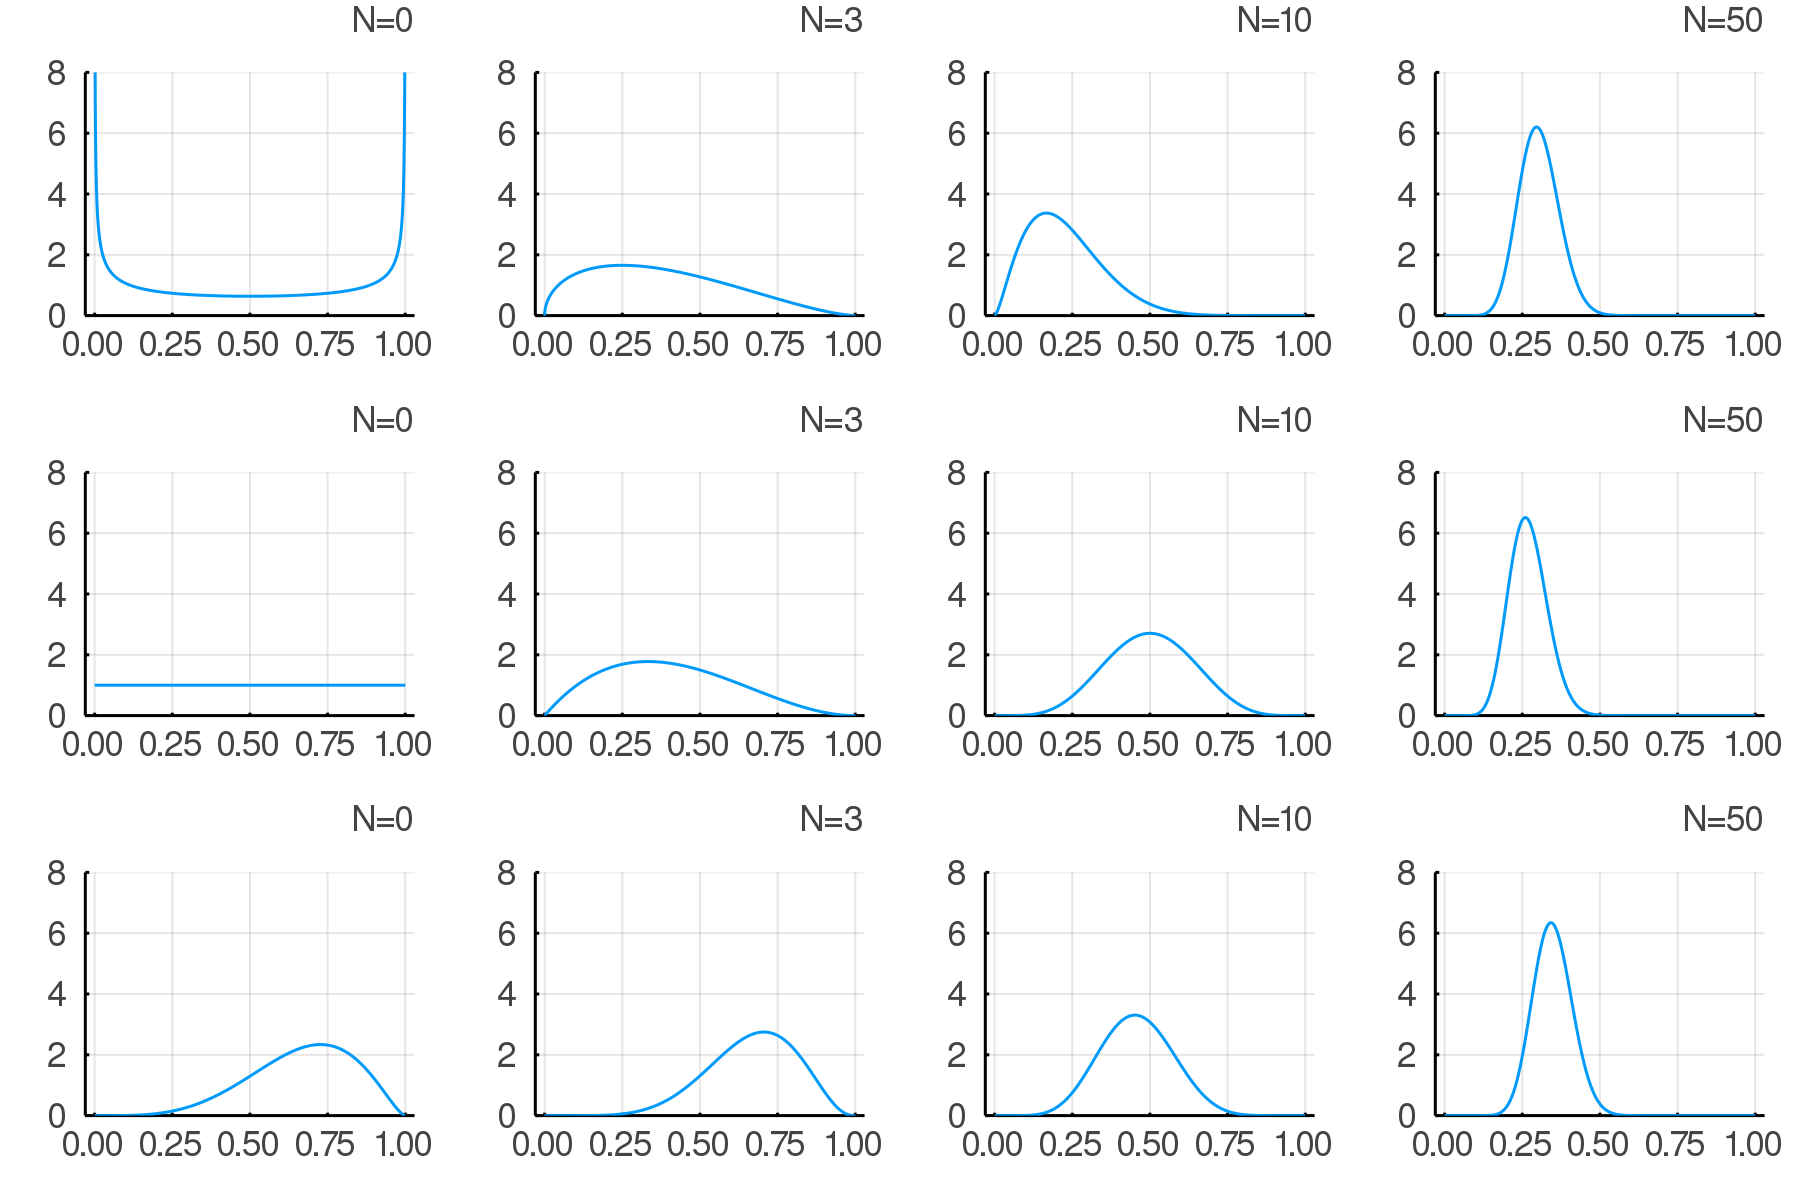

Write the Julia code that produced this figure.
using Plots
using LaTeXStrings
using SpecialFunctions 
using Distributions

ab_arr = [(0.5, 0.5), (1.0, 1.0), (5.0, 2.5)] # prior beta distribution
μ_arr = 0:0.001:1 # defining X_axis grid
N = 50 # total sampling number
plot_timing = [0,3,10,N]
μ_truth = 0.25


##################### functions ######################

function beta_distribution(μ, a, b)
  CB = gamma(a+b)/(gamma(a)*gamma(b))
  return CB * μ^(a-1) * (1- μ)^(b-1)
end


function Bernoulli_sampler(μ, sample_num)
  return rand(Bernoulli(μ), sample_num)
end


function bayes_inference()
  cnt= 1
  prob_arr = zeros(length(μ_arr), 
             length(ab_arr) * length(plot_timing))
  
  for (i, (a,b)) in enumerate(ab_arr)
    for n in 0:N
      ## plot if plot_timing
      if in(n, plot_timing)
        prob = beta_distribution.(μ_arr, a, b)
        prob_arr[:, cnt] = prob
        #prob_arr = hcat(prob_arr, prob)
        cnt += 1
      end
      
      ## sampling, then update parameter
      sample = Bernoulli_sampler(μ_truth, 1)[1]
      if sample == 0
        b +=1
      else
        a +=1
      end
    end
  end
  return prob_arr
end

###################################################


prob_arr = bayes_inference()
plot(μ_arr, prob_arr, legend=:none,
      title=["N=$t" for j in 1:1, t in plot_timing],
      titleloc=:right, titlefont=font(8),
      ylim=(0,8),
      layout=(length(ab_arr), length(plot_timing)),
      dpi=300
      )

savefig("fig_3_03.png")



